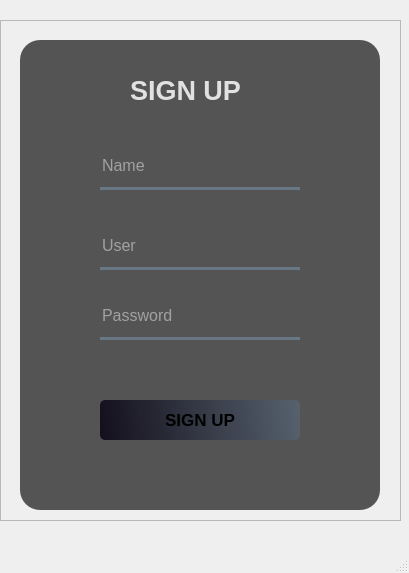
<?xml version="1.0" encoding="UTF-8"?>
<ui version="4.0">
 <class>MainWindow3</class>
 <widget class="QMainWindow" name="MainWindow3">
  <property name="geometry">
   <rect>
    <x>0</x>
    <y>0</y>
    <width>409</width>
    <height>573</height>
   </rect>
  </property>
  <property name="windowTitle">
   <string>MainWindow</string>
  </property>
  <widget class="QWidget" name="centralwidget">
   <widget class="QFrame" name="frame">
    <property name="geometry">
     <rect>
      <x>0</x>
      <y>20</y>
      <width>401</width>
      <height>501</height>
     </rect>
    </property>
    <property name="frameShape">
     <enum>QFrame::StyledPanel</enum>
    </property>
    <property name="frameShadow">
     <enum>QFrame::Raised</enum>
    </property>
    <widget class="QLabel" name="opacityLabel">
     <property name="geometry">
      <rect>
       <x>20</x>
       <y>20</y>
       <width>360</width>
       <height>470</height>
      </rect>
     </property>
     <property name="styleSheet">
      <string notr="true">background-color: rgba(0, 0, 0, 165);
border-radius: 20px;</string>
     </property>
     <property name="text">
      <string/>
     </property>
    </widget>
    <widget class="QLabel" name="menuTitleLabel">
     <property name="geometry">
      <rect>
       <x>130</x>
       <y>50</y>
       <width>151</width>
       <height>40</height>
      </rect>
     </property>
     <property name="font">
      <font>
       <pointsize>20</pointsize>
       <weight>75</weight>
       <bold>true</bold>
      </font>
     </property>
     <property name="styleSheet">
      <string notr="true">color: rgba(255, 255, 255, 210);</string>
     </property>
     <property name="text">
      <string>SIGN UP</string>
     </property>
    </widget>
    <widget class="QPushButton" name="signupButton">
     <property name="geometry">
      <rect>
       <x>100</x>
       <y>380</y>
       <width>200</width>
       <height>40</height>
      </rect>
     </property>
     <property name="font">
      <font>
       <pointsize>13</pointsize>
       <weight>75</weight>
       <bold>true</bold>
      </font>
     </property>
     <property name="styleSheet">
      <string notr="true">QPushButton#signupButton {
	background-color: qlineargradient(spread:pad, x1:0, y1:0.505682, x2:1, y2:0.477, stop:0 rgba(10, 5, 20, 219), stop:1 rgba(85, 98, 112, 226));
	border-radius: 5px;
}
QPushButton#signupButton:hover {
	background-color: qlineargradient(spread:pad, x1:0, y1:0.505682, x2:1, y2:0.477, stop:0 rgba(10, 5, 20, 219), stop:1 rgba(105, 118, 132, 226));
}
QPushButton#signupButton:pressed{
	padding-left: 5px;
	padding-top:5px;
	background-color:rgba(105, 118, 132, 220)
}</string>
     </property>
     <property name="text">
      <string>SIGN UP</string>
     </property>
    </widget>
    <widget class="QLineEdit" name="userLine">
     <property name="geometry">
      <rect>
       <x>100</x>
       <y>210</y>
       <width>200</width>
       <height>40</height>
      </rect>
     </property>
     <property name="font">
      <font>
       <pointsize>12</pointsize>
      </font>
     </property>
     <property name="styleSheet">
      <string notr="true">background-color: rgba(0, 0, 0, 0);
border: none;
border-bottom: 3px solid rgba(105, 118, 132, 255);
color: rgba(255, 255, 255, 230);
padding-bottom: 7px;</string>
     </property>
     <property name="placeholderText">
      <string>User</string>
     </property>
    </widget>
    <widget class="QLineEdit" name="passwordLine">
     <property name="geometry">
      <rect>
       <x>100</x>
       <y>280</y>
       <width>200</width>
       <height>40</height>
      </rect>
     </property>
     <property name="font">
      <font>
       <pointsize>12</pointsize>
      </font>
     </property>
     <property name="styleSheet">
      <string notr="true">background-color: rgba(0, 0, 0, 0);
border: none;
border-bottom: 3px solid rgba(105, 118, 132, 255);
color: rgba(255, 255, 255, 230);
padding-bottom: 7px;</string>
     </property>
     <property name="echoMode">
      <enum>QLineEdit::Password</enum>
     </property>
     <property name="placeholderText">
      <string>Password</string>
     </property>
    </widget>
    <widget class="QLineEdit" name="nameLine">
     <property name="geometry">
      <rect>
       <x>100</x>
       <y>130</y>
       <width>200</width>
       <height>40</height>
      </rect>
     </property>
     <property name="font">
      <font>
       <pointsize>12</pointsize>
      </font>
     </property>
     <property name="styleSheet">
      <string notr="true">background-color: rgba(0, 0, 0, 0);
border: none;
border-bottom: 3px solid rgba(105, 118, 132, 255);
color: rgba(255, 255, 255, 230);
padding-bottom: 7px;</string>
     </property>
     <property name="placeholderText">
      <string>Name</string>
     </property>
    </widget>
   </widget>
  </widget>
  <widget class="QMenuBar" name="menubar">
   <property name="geometry">
    <rect>
     <x>0</x>
     <y>0</y>
     <width>409</width>
     <height>26</height>
    </rect>
   </property>
  </widget>
  <widget class="QStatusBar" name="statusbar"/>
 </widget>
 <resources/>
 <connections/>
</ui>
